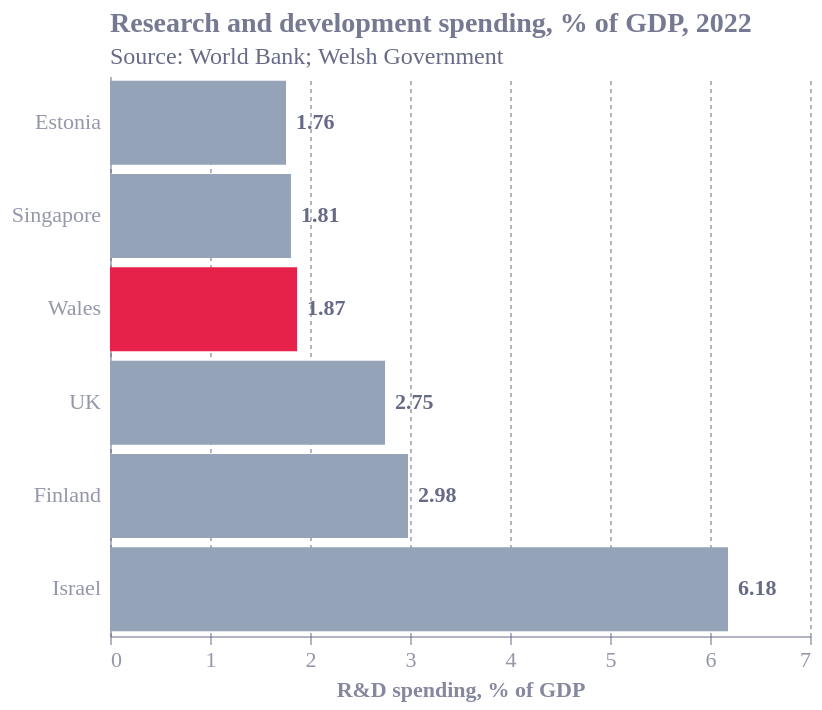

Vega-Lite specification for this chart:
### Vega-Lite specification from a JSON file in a GitHub repository (floating-point values rounded to 4 significant figures)
{"config": {"font": "Circular Std", "text": {"color": "#676A86", "align": "left", "baseline": "middle", "dx": 7, "dy": 0, "fontSize": 11}, "view": {"stroke": null, "continuousWidth": 400, "continuousHeight": 300, "discreteWidth": 400, "discreteHeight": 300}, "range": {"category": ["#36B7B4", "#E6224B", "#F4C245", "#0063AF", "#00A767", "#179FDB", "#EB5C2E"], "diverging": ["#E6224B", "#E54753", "#C9C9C9", "#179FDB", "#122B39"], "heatmap": ["#C9C9C9", "#179FDB", "#0063AF", "#122B39"], "ordinal": ["#00A767", "#36B7B4", "#179FDB", "#0063AF", "#243B5A"]}, "bar": {"color": "#179fdb"}, "line": {"color": "#e6224b"}, "rule": {"color": "#676A86"}, "area": {"opacity": 0.3}, "point": {"filled": true, "size": 80, "color": "#e6224b", "opacity": 0.95}, "geoshape": {"stroke": "white", "strokeWidth": 0.3}, "rect": {"fill": "#d6d4d4", "opacity": 0.3}, "axis": {"labelColor": "#676A86", "labelFontSize": 11, "labelFont": "Circular Std", "labelOpacity": 0.7, "tickColor": "#676A86", "tickOpacity": 0.5, "domainColor": "#676A86", "domainOpacity": 0.5, "gridColor": "#676A86", "gridDash": [2, 2], "gridOpacity": 0.5, "title": null, "titleColor": "#676A86", "titleOpacity": 0.8, "tickSize": 4}, "axisXDiscrete": {"grid": false, "labelAngle": 0, "tickCount": 10, "tickOpacity": 0.5, "title": null}, "axisYDiscrete": {"ticks": false, "labelPadding": 5}, "axisXTemporal": {"grid": false, "ticks": true}, "axisXQuantitative": {"grid": true}, "axisYQuantitative": {"gridColor": "#676A86", "gridDash": [1, 5], "gridOpacity": 0.5, "ticks": false, "labelPadding": 5, "tickCount": 8, "titleAngle": 0, "titleAlign": "left", "titleBaseline": "bottom", "titleX": 0, "titleY": -5}, "title": {"color": "#676A86E6", "subtitleColor": "#676A86", "font": "Circular Std", "subtitleFont": "Circular Std", "anchor": "start", "fontSize": 14, "subtitleFontSize": 12, "subtitlePadding": 4, "offset": 0, "frame": "group"}, "legend": {"titleColor": "#122b39", "title": null, "labelColor": "#122b39", "labelFontSize": 11}}, "layer": [{"mark": {"type": "bar"}, "encoding": {"color": {"field": "hl", "legend": null, "scale": {"domain": [true, false], "range": ["#E6224B", "#94a3b8"]}, "type": "nominal"}, "x": {"field": "pct", "scale": {"domain": [0, 7]}, "title": "R&D spending, % of GDP", "type": "quantitative"}, "y": {"field": "place", "scale": {"domain": ["Estonia", "Singapore", "Wales", "UK", "Finland", "Israel"]}, "title": null, "type": "nominal"}}}, {"mark": {"type": "text", "align": "left", "dx": 5, "fontWeight": "bold"}, "encoding": {"text": {"field": "label", "type": "nominal"}, "x": {"field": "pct", "scale": {"domain": [0, 7]}, "title": "R&D spending, % of GDP", "type": "quantitative"}, "y": {"field": "place", "scale": {"domain": ["Estonia", "Singapore", "Wales", "UK", "Finland", "Israel"]}, "title": null, "type": "nominal"}}}], "data": {"name": "data-3667253aa3015790ce1bb3df901ba3b2"}, "height": 280, "title": {"text": "Research and development spending, % of GDP, 2022", "anchor": "start", "subtitle": "Source: World Bank; Welsh Government", "subtitleColor": "#676A86"}, "width": 350, "$schema": "https://vega.github.io/schema/vega-lite/v6.4.1.json", "datasets": {"data-3667253aa3015790ce1bb3df901ba3b2": [{"place": "Israel", "pct": 6.18, "hl": false, "label": "6.18"}, {"place": "Finland", "pct": 2.98, "hl": false, "label": "2.98"}, {"place": "UK", "pct": 2.75, "hl": false, "label": "2.75"}, {"place": "Wales", "pct": 1.87, "hl": true, "label": "1.87"}, {"place": "Singapore", "pct": 1.81, "hl": false, "label": "1.81"}, {"place": "Estonia", "pct": 1.76, "hl": false, "label": "1.76"}]}}
